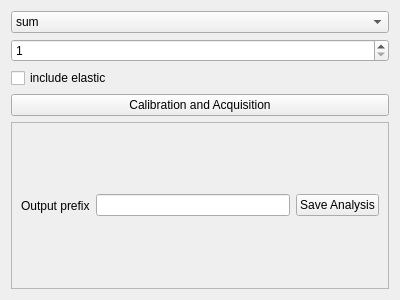
<?xml version="1.0" encoding="UTF-8"?>
<ui version="4.0">
 <class>Form</class>
 <widget class="QWidget" name="Form">
  <property name="geometry">
   <rect>
    <x>0</x>
    <y>0</y>
    <width>400</width>
    <height>300</height>
   </rect>
  </property>
  <property name="windowTitle">
   <string>Form</string>
  </property>
  <layout class="QVBoxLayout" name="verticalLayout">
   <item>
    <widget class="QComboBox" name="comboBox_method">
     <property name="toolTip">
      <string>&lt;html&gt;&lt;head/&gt;&lt;body&gt;&lt;p&gt;Choose the method&lt;/p&gt;&lt;/body&gt;&lt;/html&gt;</string>
     </property>
     <item>
      <property name="text">
       <string>sum</string>
      </property>
     </item>
     <item>
      <property name="text">
       <string>row</string>
      </property>
     </item>
     <item>
      <property name="text">
       <string>pixel</string>
      </property>
     </item>
    </widget>
   </item>
   <item>
    <widget class="QSpinBox" name="spinBox_scan">
     <property name="toolTip">
      <string>&lt;html&gt;&lt;head/&gt;&lt;body&gt;&lt;p&gt;Choose the scan for calibration&lt;/p&gt;&lt;/body&gt;&lt;/html&gt;</string>
     </property>
     <property name="minimum">
      <number>1</number>
     </property>
     <property name="maximum">
      <number>100000</number>
     </property>
    </widget>
   </item>
   <item>
    <widget class="QCheckBox" name="checkBox_includeElastic">
     <property name="text">
      <string>include elastic</string>
     </property>
    </widget>
   </item>
   <item>
    <widget class="QPushButton" name="pushButton">
     <property name="toolTip">
      <string>&lt;html&gt;&lt;head/&gt;&lt;body&gt;&lt;p&gt;This loads the data by doing averaging over analyzers and calibration for energy. Then for each analyzer set a new tab will be created where further analysis can be done.&lt;/p&gt;&lt;/body&gt;&lt;/html&gt;</string>
     </property>
     <property name="text">
      <string>Calibration and Acquisition</string>
     </property>
    </widget>
   </item>
   <item>
    <widget class="QFrame" name="frame">
     <property name="sizePolicy">
      <sizepolicy hsizetype="Preferred" vsizetype="Minimum">
       <horstretch>0</horstretch>
       <verstretch>0</verstretch>
      </sizepolicy>
     </property>
     <property name="frameShape">
      <enum>QFrame::StyledPanel</enum>
     </property>
     <property name="frameShadow">
      <enum>QFrame::Raised</enum>
     </property>
     <layout class="QHBoxLayout" name="horizontalLayout">
      <item>
       <widget class="QLabel" name="label">
        <property name="text">
         <string>Output prefix</string>
        </property>
       </widget>
      </item>
      <item>
       <widget class="QLineEdit" name="lineEdit_outputPrefix"/>
      </item>
      <item>
       <widget class="QPushButton" name="pushButton_saveAnalysis">
        <property name="text">
         <string>Save Analysis</string>
        </property>
       </widget>
      </item>
     </layout>
    </widget>
   </item>
  </layout>
 </widget>
 <resources/>
 <connections/>
</ui>
